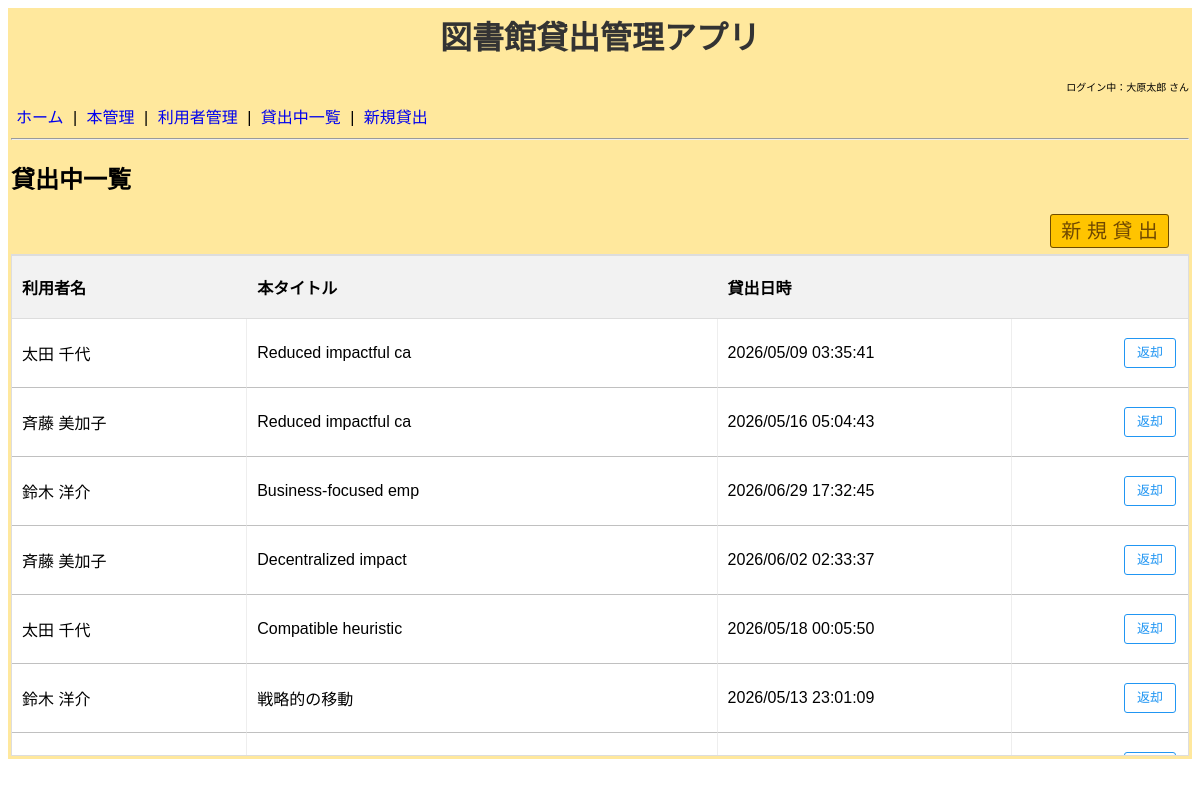
/borrows/, run on the app's committed database.
### models.py (models this page shows, shortened)
class Borrow(db.Model):
    __tablename__ = 'borrows'
    borrows_id = db.Column(db.Integer, primary_key=True, autoincrement=True)
    user_id = db.Column(db.Integer, db.ForeignKey('users.user_id'), nullable=False)
    book_id = db.Column(db.Integer, db.ForeignKey('books.book_id'), nullable=False)
    borrowed_at = db.Column(db.DateTime, nullable=False, default=db.func.now())
    returned_at = db.Column(db.DateTime, nullable=True)

class User(db.Model):
    __tablename__ = 'users'
    user_id = db.Column(db.Integer, primary_key=True, autoincrement=True)
    name = db.Column(db.String(200), nullable=False)
    kana = db.Column(db.String(200), nullable=False)
    email = db.Column(db.String(200), nullable=False)
    created_at = db.Column(db.DateTime, nullable=False, default=db.func.now())
    deleted_at = db.Column(db.DateTime, nullable=True)
    borrows = db.relationship('Borrow', backref='user', lazy=True)

class Book(db.Model):
    __tablename__ = 'books'
    book_id = db.Column(db.Integer, primary_key=True, autoincrement=True)
    title = db.Column(db.String(200), nullable=False)
    kana = db.Column(db.String(200), nullable=False)
    author = db.Column(db.String(200), nullable=False)
    genre = db.Column(db.String(200), nullable=False)
    stock = db.Column(db.Integer, nullable=False)
    created_at = db.Column(db.DateTime, nullable=False, default=db.func.now())
    deleted_at = db.Column(db.DateTime, nullable=True)
    borrows = db.relationship('Borrow', backref='book', lazy=True)

### application/borrows/views.py (the view)
@borrows_blueprint.route('/')
def index():
    active_borrows = Borrow.query.filter(Borrow.returned_at.is_(None)).all()
    from application.borrows.forms import BorrowForm
    form = BorrowForm()
    return render_template('borrows/list.html', list_borrows=active_borrows, form=form)

### application/borrows/forms.py
class BorrowForm( FlaskForm ):
    user_id = SelectField('利用者名', coerce=int, validators=[DataRequired()])
    book_id = SelectField('本タイトル', coerce=int, validators=[DataRequired()])
    submit = SubmitField('登録する')

### templates/borrows/list.html (shortened to what this page needs)
{% extends "base.html" %}
{% block content %}
    <h2>貸出中一覧</h2>
    <div style="text-align: right; padding-right: 20px;">
        <a href="{{ url_for('borrows.new_borrow') }}" class="shinki-button">新 規 貸 出</a>
    </div>
    <div class="table-wrapper">
        <table class="user-table">
                <colgroup>
                    <col style="width: 20%;">
                    <col style="width: 40%;">
                    <col style="width: 25%;">
                    <col style="width: 130px;">
                </colgroup>
            <thead>
                <tr>
                    <th>利用者名</th>
                    <th>本タイトル</th>
                    <th>貸出日時</th>
                    <th></th>
                </tr>
            </thead>
            <tbody>
                {% for borrow in list_borrows %}
                <tr>
                    <td>{{ borrow.user.name }}</td>
                    <td>{{ borrow.book.title }}</td>
                    <td>{{ borrow.borrowed_at.strftime('%Y/%m/%d %H:%M:%S') }}</td>
                    <td class="actions">
                        <form action="{{ url_for('borrows.return_book', borrows_id=borrow.borrows_id) }}" method="POST">
                            <input type="submit" value="返却" class="edit-button" onclick="return confirm('返却しますか？')">
                        </form>
                    </td>
                </tr>
                {% endfor %}
            </tbody>
        </table>
    </div>
{% endblock %}

### static/style.css (style rules this page uses)
.table-wrapper { max-height: 500px; overflow-y: auto; border: 1px solid #ddd; margin-top: 10px; padding: 0; }
.user-table { width: 100%; border-collapse: separate; border-spacing: 0; table-layout: fixed; }
.user-table thead th { position: sticky; top: 0; z-index: 10; background-color: #f2f2f2; font-weight: bold; text-align: left; padding: 12px 10px; box-shadow: inset 0 -1px 0 #ddd, inset 0 1px 0 #ddd; }
.user-table th:first-child, .user-table td:first-child { border-left: none; }
.user-table td { padding: 10px; background-color: #fff; border-bottom: 1px solid #c0c0c0; border-right: 1px solid #eee; height: 48px; vertical-align: middle; }
.user-table th:last-child, .user-table td:last-child { border-right: none; }
.user-table th { background-color: #f2f2f2; padding: 10px; height: 40px; text-align: left; }
.actions { text-align: right; white-space: nowrap; padding-right: 15px; }
.edit-button { background-color: #ffffff; color: #2196F3; border: 1px solid #2196F3; padding: 5px 10px; border-radius: 3px; text-decoration: none; font-size: 14px; display: inline-block; cursor: pointer; }
.actions form { display: inline-flex; align-items: center; margin: 0; vertical-align: middle; }
.shinki-button { background-color: rgb(255, 196, 0); color: rgb(112, 73, 0); border: 1px solid #6e4b00; padding: 5px 10px; border-radius: 3px; font-size: 20px; cursor: pointer; text-decoration: none; }
.edit-button, .confirm-button, .delete-button { height: 30px; line-height: 28px; padding: 0 12px; display: inline-block; box-sizing: border-box; font-size: 13px; vertical-align: middle; margin: 0 2px; text-align: center; }

### data on the page
Borrow: user.name "太田 千代", book "Reduced impactful ca", borrowed_at "2026/05/09 03:35:41"
Borrow: user.name "斉藤 美加子", book "Reduced impactful ca", borrowed_at "2026/05/16 05:04:43"
Borrow: user.name "鈴木 洋介", book "Business-focused emp", borrowed_at "2026/06/29 17:32:45"
Borrow: user.name "斉藤 美加子", book "Decentralized impact", borrowed_at "2026/06/02 02:33:37"
Borrow: user.name "太田 千代", book "Compatible heuristic", borrowed_at "2026/05/18 00:05:50"
Borrow: user.name "鈴木 洋介", book "戦略的の移動", borrowed_at "2026/05/13 23:01:09"
